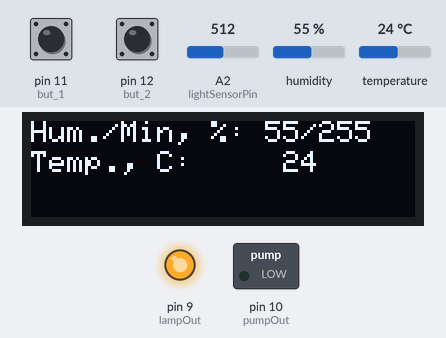
A sketch run on a simulated Arduino Uno, built with avr-gcc and run on an emulated ATmega328P. Shown: 128×32 one-colour display, switched loads named in the sketch (green lamp = pin HIGH), output pins drawn as LEDs (lit = HIGH). The inputs (shaded band) are chosen by the test bench; at power-on: pin 11 (but_1) HIGH, pin 12 (but_2) HIGH, humidity 55 %, temperature 24 °C, A2 (lightSensorPin) = 512.

Above: at 1.2 s.
1.3 s: pin 11 (but_1) pulled LOW for 1 s
At 2.9 s:
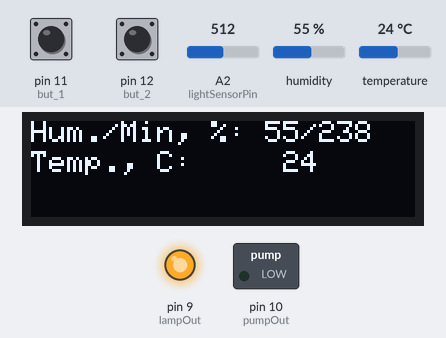
3.8 s: pin 12 (but_2) pulled LOW for 0.15 s
At 4.3 s:
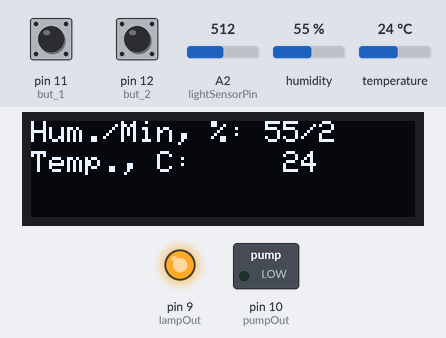
5.4 s: humidity set to 22 %
At 6.2 s:
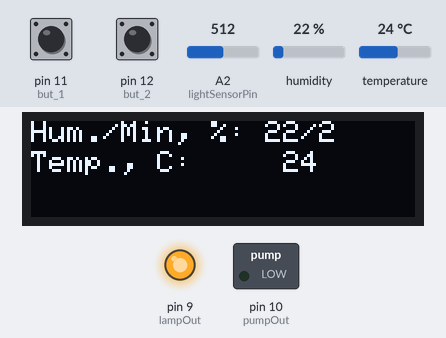
6.9 s: temperature set to 12 °C
At 8.1 s:
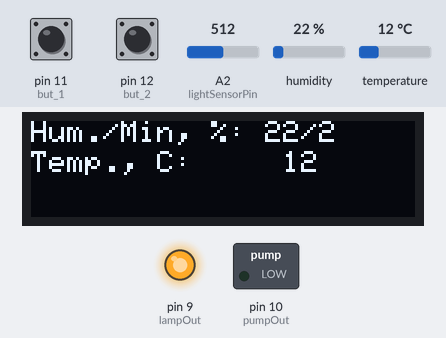
8.4 s: pin 11 (but_1) pulled LOW for 0.15 s
At 9.6 s:
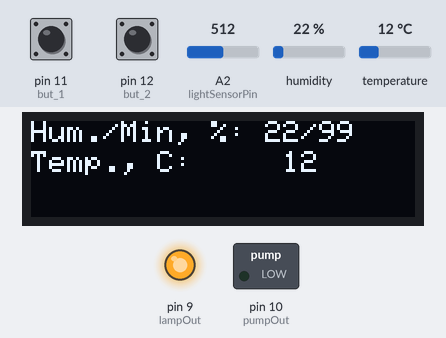
10.0 s: pin 12 (but_2) pulled LOW for 1 s
At 11.5 s:
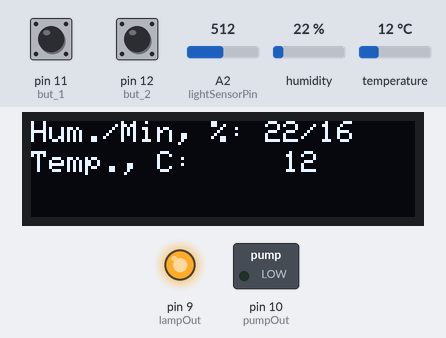
Timing chart, 0 to 13.0 s (numbered marks = the images above; inputs shaded):
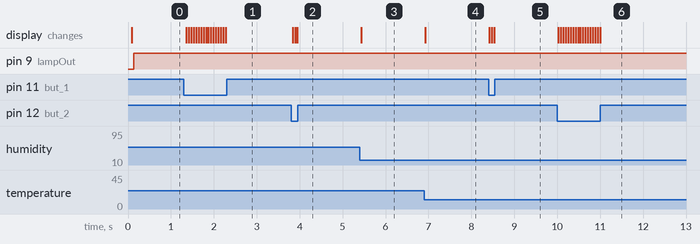

Measured:
- after the input at 1.3 s, the display: first changes after 0.06 s (image 1 shows a later state)
- after the input at 3.8 s, the display: first changes at once (image 2 shows a later state)
- after the input at 5.4 s, the display: changes at once (image 3)
- after the input at 6.9 s, the display: changes at once (image 4)
- after the input at 8.4 s, the display: first changes at once (image 5 shows a later state)
- after the input at 10.0 s, the display: first changes at once (image 6 shows a later state)

The sketch:

sketch_dec10a.ino
```cpp
#include <EEPROM.h>
#define but_1 11                      // button 1 / Pin D11
#define but_2 12                      // button 2 / Pin D12

float humidity;
float temprature;
byte sensorPin = 0;
byte lightSensorPin = 2;
int sensorValue = 0;
byte minHumidity = 0;
byte pumpOut = 10;
byte lampOut = 9;
byte buttonPin = 2;
unsigned long delayPump = 5000;
unsigned long delayPausePump = 60000;
unsigned long delayPauseLamp = 60000;
unsigned long lampPauseTime = 0;
unsigned long startTime = 0;
unsigned long pauseTime = 0;
bool pumpIsOn = false;
bool lampIsOn = false;
bool lampCount = true;

#include <avr/wdt.h>
#include <AHT20.h>
#include<math.h>
#include <Adafruit_GFX.h>
#include <Adafruit_SSD1306.h>

#define SCREEN_WIDTH 128 // OLED display width, in pixels
#define SCREEN_HEIGHT 32 // OLED display height, in pixels
#define OLED_RESET     -1 // Reset pin # (or -1 if sharing Arduino reset pin)
#define SCREEN_ADDRESS 0x3C ///< See datasheet for Address; 0x3D for 128x64, 0x3C for 128x32
Adafruit_SSD1306 display(SCREEN_WIDTH, SCREEN_HEIGHT, &Wire, OLED_RESET);

AHT20 aht20;


void setup() {
  Serial.begin(9600);
  pinMode(pumpOut, OUTPUT);
  pinMode(lampOut, OUTPUT);
  pinMode(but_1, INPUT_PULLUP);
  pinMode(but_2, INPUT_PULLUP);

  // SSD1306_SWITCHCAPVCC = generate display voltage from 3.3V internally
  if(!display.begin(SSD1306_SWITCHCAPVCC, SCREEN_ADDRESS)) {
    Serial.println(F("SSD1306 allocation failed"));
    for(;;); // Don't proceed, loop forever
  }
  // Clear the buffer
  display.clearDisplay();

  if (aht20.begin() == false)
  {
    Serial.println("AHT20 not detected. Please check wiring. Freezing.");
    while (1);
  }
  minHumidity = EEPROM.read(0);
  wdt_enable(WDTO_8S);
}


void loop() {

  humidity = aht20.getHumidity();
  temprature = aht20.getTemperature();

  if (lampIsOn) {
    digitalWrite(lampOut, HIGH);
    if (analogRead(lightSensorPin) > 860) {
      if (lampCount) {
        lampPauseTime = millis();
        lampCount = false;
      }

      if (millis() - lampPauseTime > 300000) {
        lampIsOn = false;
        digitalWrite(lampOut, LOW);
      }
    }
  } else {
    digitalWrite(lampOut, LOW);
  }
  if (analogRead(lightSensorPin) < 760) {
    lampPauseTime = millis();
    lampIsOn = true;
    lampCount = true;
  }

  if (pumpIsOn) {
    digitalWrite(pumpOut, HIGH);
    if (millis() > startTime + delayPump) {
      pumpIsOn = false;
      digitalWrite(pumpOut, LOW);
      pauseTime = millis();
    }
  } else {
    digitalWrite(pumpOut, LOW);
  }

  if(digitalRead(but_2)==LOW) {
    minHumidity=minHumidity+1;
    if (minHumidity > 100) {
      minHumidity = 0;
    }
  }

  if(digitalRead(but_1)==LOW) {
    if (minHumidity == 0) {
      minHumidity = 100;
    }
    if (minHumidity != 0) {
      minHumidity=minHumidity-1;
    }
  }

  if(digitalRead(but_1)==LOW && digitalRead(but_2)==LOW)  {
    display.setCursor(80,20);
    EEPROM.update(0, minHumidity);
    display.print("SAVED");
    display.display();
    delay(3000);
  }

  if ((humidity < minHumidity) && !pumpIsOn && (pauseTime + delayPausePump) < millis()) {
    pumpIsOn = true;
    startTime = millis();
    pauseTime = 0;
  }

  display.clearDisplay();
  display.setTextSize(1);
  display.setTextColor(SSD1306_WHITE);        // Draw white text
  display.setCursor(0,0);
  display.print(F("Hum./Min, %: "));
  display.print(round(humidity));
  display.print("/");
  display.print(minHumidity);
  display.setCursor(0,10);
  display.print(F("Temp., C:     "));
  display.print(round(temprature));
  display.display();
  wdt_reset();
}
```
